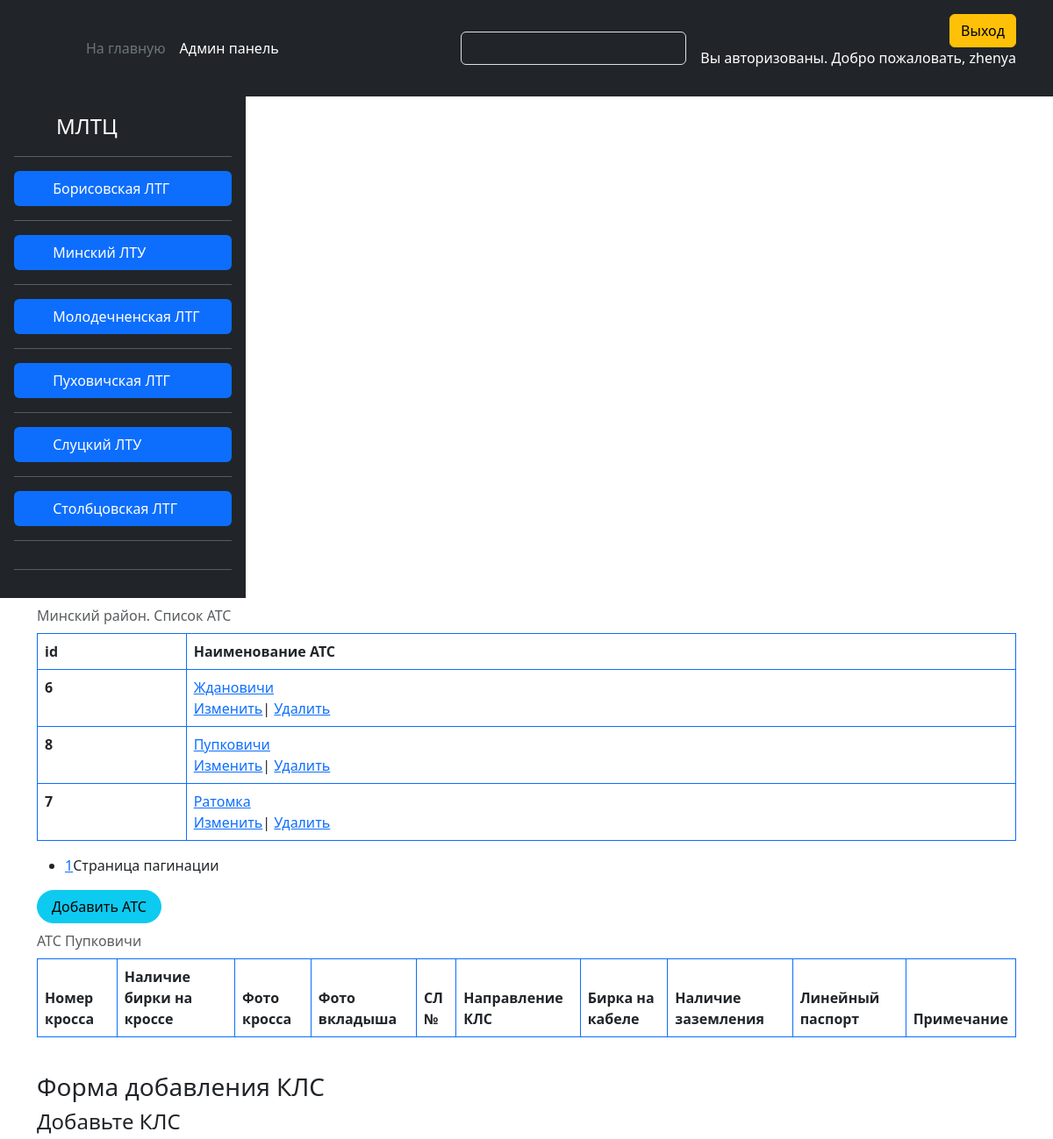
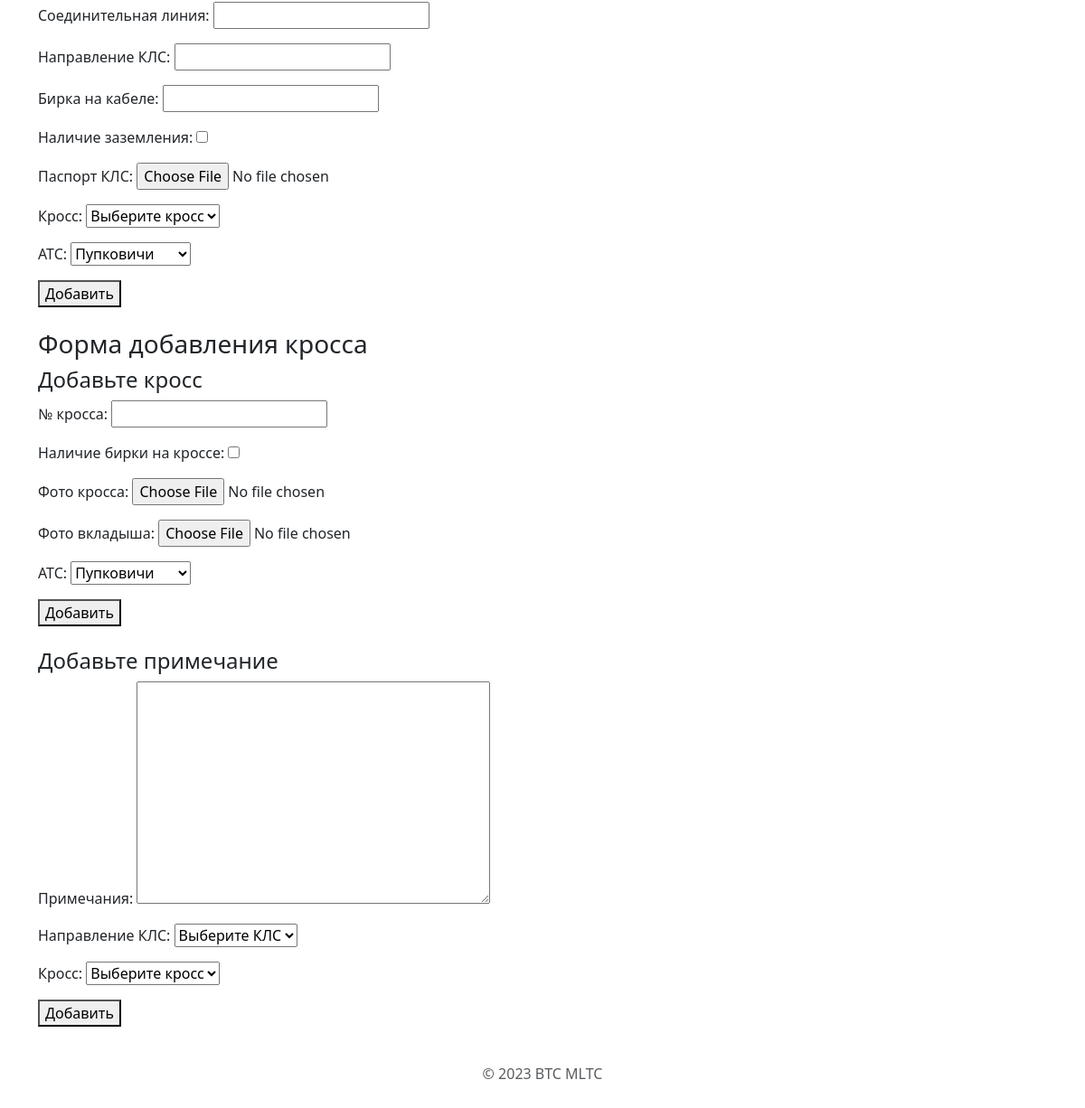
/ats_room/pupkovichi/ (signed in), run on the app's committed database (2 pictures, top to bottom).
### ats/models.py (models this page shows, shortened)
class Department(models.Model):
    name = models.CharField(max_length=20, verbose_name='Подразделение')
    slug = models.SlugField(max_length=255, unique=True, db_index=True, verbose_name="URL")
    def get_absolute_url(self):
        return reverse('area', kwargs={'dep_slug': self.slug})
    class Meta:
        verbose_name = 'Подразделения'
        verbose_name_plural = 'Подразделения'
        ordering = ['name']

class Area(models.Model):
    name = models.CharField(max_length=20, verbose_name='Наименование района')
    slug = models.SlugField(max_length=255, unique=True, db_index=True, verbose_name="URL")
    department = models.ManyToManyField('Department', related_name="areas", verbose_name='Подразделение')
    class Meta:
        verbose_name = 'Районы'
        verbose_name_plural = 'Районы'
        ordering = ['name']

class Ats(models.Model):
    name = models.CharField(max_length=20, verbose_name='Наименование АТС')
    slug = models.SlugField(max_length=255, unique=True, db_index=True, verbose_name="URL")
    area = models.ForeignKey('Area', on_delete=models.CASCADE, verbose_name='Район')
    def __str__(self):
        return self.name
    def get_absolute_url(self):
        return reverse('ats_room', kwargs={'ats_slug': self.slug})
    class Meta:
        verbose_name = 'АТС'
        verbose_name_plural = 'АТС'
        ordering = ['name']

### ats/views.py (the view)
# urls.py: path('ats_room/<slug:ats_slug>/', ats_room, name='ats_room'),
def ats_room(request, ats_slug):
    if request.user.is_authenticated:
        ar = Ats.objects.get(slug=ats_slug).area
        list_ats = Ats.objects.filter(area__name=ar.name)
        at = Ats.objects.get(slug=ats_slug)
        list_cable = Cable.objects.filter(ats__name=at.name)
        list_cross = Cross.objects.filter(ats__name=at.name)
        list_note = Note.objects.all()# потом убрать или изменить связь в модели-FK к Ats
        paginator = Paginator(list_ats, 5)
        page_number = request.GET.get('page')
        page_obj = paginator.get_page(page_number)
        if request.method == 'POST':
            form_cable = AddCableForm(list_cross, request.POST, request.FILES)
            form_cross = AddCrossForm(request.POST, request.FILES)
            form_note = AddNoteForm(list_cross, list_cable, request.POST)
            if form_cable.is_valid():
                form_cable.save()
                return redirect(request.path)
            elif form_cross.is_valid():
                form_cross.save()
                return redirect(request.path)
            elif form_note.is_valid():
                form_note.save()
                return redirect(request.path)
        else:
            form_cable = AddCableForm(list_cross, initial={'ats': at})
            form_cross = AddCrossForm(initial={'ats': at})
            form_note = AddNoteForm(list_cross, list_cable)
        context = {
            'form_cable': form_cable,
            'form_cross': form_cross,
            'form_note': form_note,
            'ar': ar,
            'list_ats': list_ats,
            'at': at,
            'list_cable': list_cable,
            'list_cross': list_cross,
            'list_note': list_note,
            'page_obj': page_obj
        }
        return render(request, 'ats/ats_room.html', context=context)
    else:
        return redirect('login')

### ats/forms.py
class AddCableForm(forms.ModelForm):
    def __init__(self, list_cross, *args, **kwargs):
        super().__init__(*args, **kwargs)
        self.fields['cross'].empty_label = "Выберите кросс"
        self.fields['cross'].queryset = list_cross
        self.fields['ats'].empty_label = "Выберите АТС"
    class Meta:
        model = Cable
        fields = ['sl', 'direction', 'tag', 'grounding', 'passport', 'cross', 'ats']

class AddCrossForm(forms.ModelForm):
    def __init__(self, *args, **kwargs):
        super().__init__(*args, **kwargs)
        self.fields['ats'].empty_label = "Выберите АТС"
    class Meta:
        model = Cross
        fields = ['number', 'tag', 'photo_cross', 'photo_insert', 'ats']

### ats/templatetags/dep_tag.py (called while the page is built)
@register.simple_tag(name='getdep')
def get_department():
    return Department.objects.all()

### ats/templates/ats/ats_room.html (shortened to what this page needs)
{% extends 'ats/ats_lst.html' %}
{% block ats %}
  <table class="table table-bordered border-primary caption-top">
    <caption>АТС {{ at.name }}</caption>
    <thead>
    <tr>
      <th scope="col">Номер кросса</th>
      <th scope="col">Наличие бирки на кроссе</th>
      <th scope="col">Фото кросса</th>
      <th scope="col">Фото вкладыша</th>
      <th scope="col">СЛ №</th>
      <th scope="col">Направление КЛС</th>
      <th scope="col">Бирка на кабеле</th>
      <th scope="col">Наличие заземления</th>
      <th scope="col">Линейный паспорт</th>
      <th scope="col">Примечание</th>
    </tr>
    </thead>
  </table>
  <br>
  <form action="{% url 'ats_room' ats_slug=at.slug %}" method="post" enctype="multipart/form-data">
    <h3>Форма добавления КЛС</h3>
    <h4>Добавьте КЛС</h4>
    {{ form_cable.as_p }}
    <button type="submit">Добавить</button>
    <br>
  </form><br>
  <form action="{% url 'ats_room' ats_slug=at.slug %}" method="post" enctype="multipart/form-data">
    <h3>Форма добавления кросса</h3>
    <h4>Добавьте кросс</h4>
    {{ form_cross.as_p }}
    <button type="submit">Добавить</button>
  </form><br>
  <form action="{% url 'ats_room' ats_slug=at.slug %}" method="post">
    <h4>Добавьте примечание</h4>
    {{ form_note.as_p }}
    <button type="submit">Добавить</button>
  </form>
{% endblock %}

### ats/templates/ats/ats_lst.html
{% extends 'ats/base.html' %}
{% block content %}
  {% block ats_lst %}
    <table class="table table-bordered border-primary caption-top">
      <caption>{{ ar.name }} район. Список АТС</caption>
      <thead>
      <tr>
        <th scope="col">id</th>
        <th scope="col">Наименование АТС</th>
      </tr>
      </thead>
      <tbody>
      {% for ats in page_obj %}
        <tr>
          <th scope="row">{{ ats.pk }}</th>
          <td>
            <a href="{{ ats.get_absolute_url }}">{{ ats.name }}</a><br>
            <a href="{% url 'edit_ats' ats_slug=ats.slug %}">Изменить</a>|
            <a href="{% url 'delete_ats' ats_slug=ats.slug %}">Удалить</a>
          </td>
        </tr>
      {% endfor %}
      </tbody>
    </table>
    <nav>
      <ul>
        {% for p in page_obj.paginator.page_range %}
          <li>
            <a href="?page={{ p }}">{{ p }}</a>Страница пагинации
          </li>
        {% endfor %}
      </ul>
    </nav>
  {% endblock %}
  {% block addats %}
    <a href="{% url 'add_ats' area_slug=ar.slug %}">
      <button class="btn btn-info rounded-pill px-3" type="button">Добавить АТС</button>
    </a>
  {% endblock %}
  {% block ats %}
  {% endblock %}
{% endblock %}

### ats/templates/ats/base.html (shortened to what this page needs)
{% load static %}
{% load dep_tag %}
<!DOCTYPE html>
<html lang="ru">
<head>
  <link href="https://cdn.jsdelivr.net/npm/bootstrap@5.3.0-alpha3/dist/css/bootstrap.min.css" rel="stylesheet"
>
</head>
<body>
<header class="p-3 text-bg-dark">
  <div class="container">
    <div class="d-flex flex-wrap align-items-center justify-content-center justify-content-lg-start">
      <a href="/" class="d-flex align-items-center mb-2 mb-lg-0 text-white text-decoration-none">
        <svg class="bi me-2" width="40" height="32" role="img" aria-label="Bootstrap">
          <use xlink:href="#bootstrap"></use>
        </svg>
      </a>
      <ul class="nav col-12 col-lg-auto me-lg-auto mb-2 justify-content-center mb-md-0">
        <li><a href="{% url 'home' %}" class="nav-link px-2 text-secondary">На главную</a></li>
        <li><a href="/admin/" class="nav-link px-2 text-white">Админ панель</a></li>
      </ul>
      <form class="col-12 col-lg-auto mb-3 mb-lg-0 me-lg-3" role="search">
        <input type="search" class="form-control form-control-dark text-bg-dark" placeholder="Search..."
               aria-label="Search">
      </form>
      <div class="text-end">
        {% if request.user.is_authenticated %}
          <a href="{% url 'logout' %}">
            <button type="button" class="btn btn-warning">Выход</button>
          </a>
          <p>Вы авторизованы. Добро пожаловать, {{ request.user.username }}</p>
        {% endif %}
      </div>
    </div>
  </div>
</header>
<main class="d-flex flex-wrap">
  {% block lst_department %}
    <div class="d-flex flex-column flex-shrink-0 p-3 text-bg-dark" style="width: 280px;">
      <a href="/" class="d-flex align-items-center mb-3 mb-md-0 me-md-auto text-white text-decoration-none">
        <svg class="bi pe-none me-2" width="40" height="32">
          <use xlink:href="#bootstrap"></use>
        </svg>
        <span class="fs-4">МЛТЦ</span>
      </a>
      <hr>
      <ul class="nav nav-pills flex-column mb-auto">
        {% getdep as list_dep %}
        {% for lst in list_dep %}
          <li class="nav-item">
            <a href="{{ lst.get_absolute_url }}" class="nav-link active" aria-current="page">
              <svg class="bi pe-none me-2" width="16" height="16">
                <use xlink:href="#home"></use>
              </svg>
              {{ lst.name }}
            </a>
          </li>
          <hr>
        {% endfor %}
      </ul>
      <hr>
    </div>
  {% endblock lst_department %}
  <div class="container">
    {% block content %}
    {% endblock %}
  </div>
</main>
<div class="container">
  <footer class="py-3 my-4">
    <p class="text-center text-body-secondary">© 2023 BTC MLTC</p>
  </footer>
</div>
</body>
</html>

### data on the page
Department: name "Борисовская ЛТГ"
Department: name "Минский ЛТУ"
Department: name "Молодечненская ЛТГ"
Department: name "Пуховичская ЛТГ"
Department: name "Слуцкий ЛТУ"
Department: name "Столбцовская ЛТГ"
Area: name "Минский"
Ats: pk "6", name "Ждановичи"
Ats: pk "8", name "Пупковичи"
Ats: pk "7", name "Ратомка"

### other printed values
{{ request.user.username }} "zhenya"
{{ p }} "1"
